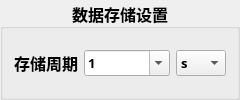
              <widget class="QGroupBox" name="groupBox_5">
               <property name="font">
                <font>
                 <family>黑体</family>
                 <pointsize>12</pointsize>
                 <weight>75</weight>
                 <bold>true</bold>
                </font>
               </property>
               <property name="title">
                <string>数据存储设置</string>
               </property>
               <property name="alignment">
                <set>Qt::AlignCenter</set>
               </property>
               <layout class="QHBoxLayout" name="horizontalLayout_3">
                <item>
                 <widget class="QLabel" name="labelInhibitTime">
                  <property name="sizePolicy">
                   <sizepolicy hsizetype="Fixed" vsizetype="Preferred">
                    <horstretch>0</horstretch>
                    <verstretch>0</verstretch>
                   </sizepolicy>
                  </property>
                  <property name="font">
                   <font>
                    <family>楷体</family>
                    <pointsize>12</pointsize>
                    <weight>75</weight>
                    <bold>true</bold>
                    <kerning>true</kerning>
                   </font>
                  </property>
                  <property name="text">
                   <string>存储周期</string>
                  </property>
                  <property name="alignment">
                   <set>Qt::AlignCenter</set>
                  </property>
                  <property name="buddy">
                   <cstring>comboBoxInhibitTime</cstring>
                  </property>
                 </widget>
                </item>
                <item>
                 <widget class="QComboBox" name="comboBoxInhibitTime">
                  <property name="sizePolicy">
                   <sizepolicy hsizetype="Fixed" vsizetype="Fixed">
                    <horstretch>0</horstretch>
                    <verstretch>0</verstretch>
                   </sizepolicy>
                  </property>
                  <property name="maximumSize">
                   <size>
                    <width>100</width>
                    <height>16777215</height>
                   </size>
                  </property>
                  <property name="font">
                   <font>
                    <family>宋体</family>
                    <pointsize>10</pointsize>
                   </font>
                  </property>
                  <property name="editable">
                   <bool>true</bool>
                  </property>
                  <item>
                   <property name="text">
                    <string extracomment="数据保存时间">1</string>
                   </property>
                  </item>
                  <item>
                   <property name="text">
                    <string>10</string>
                   </property>
                  </item>
                  <item>
                   <property name="text">
                    <string>30</string>
                   </property>
                  </item>
                  <item>
                   <property name="text">
                    <string>60</string>
                   </property>
                  </item>
                  <item>
                   <property name="text">
                    <string>600</string>
                   </property>
                  </item>
                  <item>
                   <property name="text">
                    <string>1000</string>
                   </property>
                  </item>
                 </widget>
                </item>
                <item>
                 <widget class="QComboBox" name="comboBoxTimeUint">
                  <property name="sizePolicy">
                   <sizepolicy hsizetype="Fixed" vsizetype="Fixed">
                    <horstretch>0</horstretch>
                    <verstretch>0</verstretch>
                   </sizepolicy>
                  </property>
                  <property name="maximumSize">
                   <size>
                    <width>50</width>
                    <height>16777215</height>
                   </size>
                  </property>
                  <property name="font">
                   <font>
                    <family>宋体</family>
                    <pointsize>10</pointsize>
                    <italic>false</italic>
                   </font>
                  </property>
                  <item>
                   <property name="text">
                    <string>s</string>
                   </property>
                  </item>
                  <item>
                   <property name="text">
                    <string>min</string>
                   </property>
                  </item>
                 </widget>
                </item>
               </layout>
              </widget>
